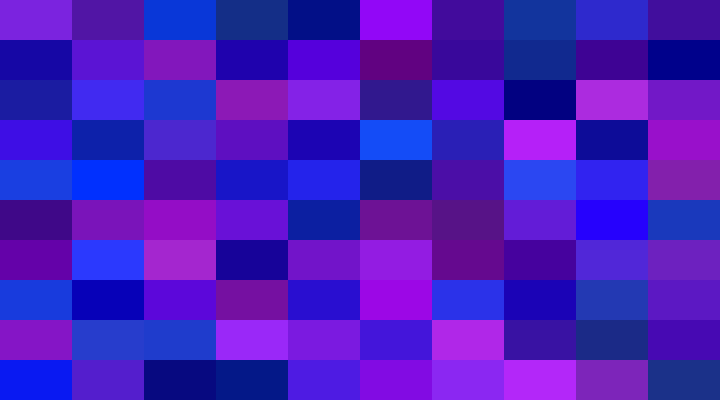
Frame 1 (no input)
Frame 60 (no input): identical to frame 1, image omitted
Frame 120 (the mouse pressed at the canvas centre since frame 60): identical to frame 1, image omitted

The p5.js sketch that drew this single still picture (run headless with seeded random() and noise() and a simulated clock; from frame 60 on, the mouse is pressed at the canvas centre):

// p5.js sketch
// ── sketch.js
/////////////////////////////////////
// COURSERA GRAPHICS PROGRAMMING
/////////////////////////////////////
function setup() {
    createCanvas(720, 400);
    colorMode(HSB);
    noStroke();

    var brickWidth = 72;
    var brickHeight = 40;

    var hueRoot = 255;
    var variation = 30;

    for (var x = 0; x <= width; x += brickWidth) {
        for (var y = 0; y <= height; y += brickHeight) {

            // procedural gen with color harmony
            var randVar = random(-variation, variation);
            fill(hueRoot + randVar, random(80, 100), random(50, 100));

            // random gen - no harmony
            // fill(random(360), 100, 100);
            rect(x, y, brickWidth, brickHeight);
        }
    }
}
/////////////////////////////////////////////////////////
function draw() {
    //do nothing
}
